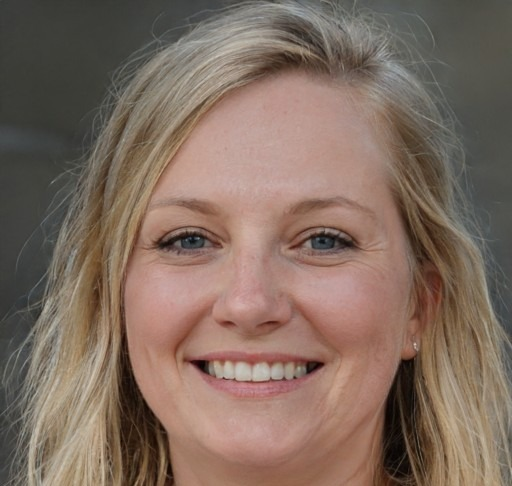
#> input picture backend/data/pool/p04.jpg, 512 x 486 px
$ python -i engine.py   (imports and definitions only)
#> lines starting #> are read from the running program, lines starting #| are printed output that depends on the picture; after the words box and inside, x2 and y2 are one past the last pixel; in counts of white or black regions, pixels touching at a corner belong together
"""Image engine.

REAL mode: calls a Stable-Diffusion-WebUI-compatible API if SD_API_URL is set and reachable.
DEMO mode: selects from a pool of synthetic faces by agreement with the structured profile.
Sketch / age / variations are real OpenCV image processing (approximations, not biological prediction).
"""
import os, json, base64, random, pathlib, urllib.request
import cv2
import numpy as np
import matching

DATA = pathlib.Path(__file__).parent / "data"
POOL = json.loads((DATA / "pool_tags.json").read_text())
#> (reads backend/data/pool_tags.json from the repository)
#> further down, picture is the input picture: shape (486, 512, 3); mean B, G, R 95.5, 107.9, 128.6
SD_URL = os.environ.get("SD_API_URL", "").rstrip("/")
HAIR = {"black": "black", "dark_brown": "black", "brown": "brown", "blond": "blond", "red": "brown", "grey": "grey"}


# [69 lines left out: functions mode, _score, generate, validate, not called in this run]


def _streaks(h, w, angle, length, seed):
    """directional pencil-stroke texture (0..1): noise smeared along one direction"""
    rng = np.random.default_rng(seed)
    n = (rng.random((h, w)) > 0.82).astype(np.float32)
    k = np.zeros((length, length), np.float32)
    c, r = length // 2, length // 2 - 1
    dx, dy = np.cos(np.radians(angle)) * r, -np.sin(np.radians(angle)) * r
    cv2.line(k, (int(c - dx), int(c - dy)), (int(c + dx), int(c + dy)), 1.0, 1, cv2.LINE_AA)
    t = cv2.filter2D(n, -1, k / k.sum())
    return np.clip(t / (t.mean() * 2.2 + 1e-6), 0, 1)


def pencil_sketch(img):
    """hand-drawn style graphite sketch: XDoG contour lines + directional hatching for tone + paper grain"""
    h0, w0 = img.shape[:2]
#> h0 = 486; w0 = 512
    S = 2                                                    # work at 2x for finer strokes
    im = cv2.resize(img, (w0 * S, h0 * S), interpolation=cv2.INTER_CUBIC)
    h, w = im.shape[:2]
#> h = 972; w = 1024
    # subject mask: anything that differs from the plain backdrop; fade the bust out like a drawn vignette
    corners = np.concatenate([im[:30, :30].reshape(-1, 3), im[:30, -30:].reshape(-1, 3)]).astype(np.float32)
#> corners = 1800 rows, first 8: [65, 68, 66], [64, 67, 65], [63, 66, 64], [60, 63, 61], [58, 61, 59], [56, 59, 57], [55, 58, 56], [55, 58, 56]
    dist = np.linalg.norm(im.astype(np.float32) - np.median(corners, axis=0), axis=2)
    mask = cv2.GaussianBlur(np.clip((dist - 14) / 22, 0, 1), (0, 0), 3 * S)
    yy = np.linspace(0, 1, h)[:, None]
#> yy = 972 values from 0 to 1
    mask *= np.clip((0.97 - yy) / 0.2, 0, 1) ** 1.3
    # smooth skin / stubble noise but keep features
    det = im
    for _ in range(3):
        det = cv2.bilateralFilter(det, 9, 40, 7)
    sm = cv2.medianBlur(cv2.medianBlur(det, 4 * S + 3), 2 * S + 1)   # stubble / pores gone (tone only)
    m = (mask > 0.5) & (np.arange(h)[:, None] < int(h * 0.7))   # tonal range from head, not shoulders
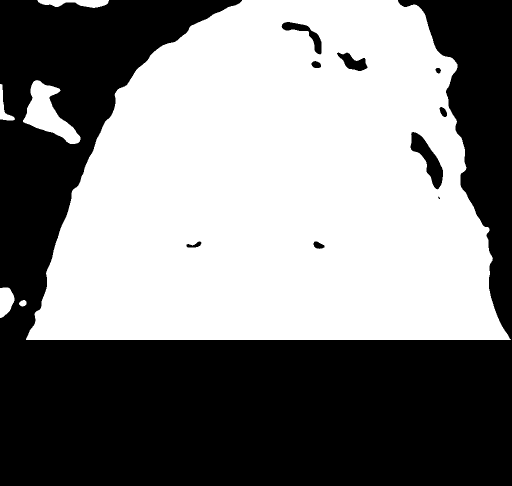
#> m: shape (972, 1024) bool (shown at 1/2 size); 50.8% white; 10 black regions (1 under 20 px), largest, box (x1, y1, x2, y2) and area: (0, 0, 1024, 972) 482889, (821, 264, 886, 379) 2943, (563, 44, 643, 109) 1401

    def norm(x):
        x = cv2.cvtColor(x, cv2.COLOR_BGR2GRAY).astype(np.float32) / 255
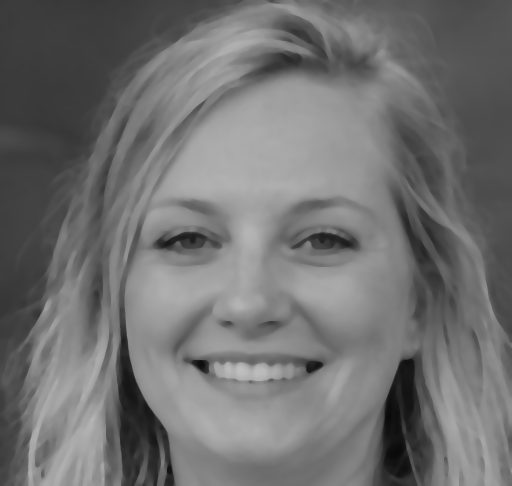
#> x: shape (972, 1024) float32 (shown at 1/2 size); min 0.0392, max 0.753, mean 0.442
        if m.sum() > 100:
            lo, med = np.percentile(x[m], 4), np.percentile(x[m], 55)
#> lo = 0.235; med = 0.514
            x = np.clip(0.74 + (x - med) * (0.6 / max(med - lo, 0.04)), 0.06, 1)
        return cv2.createCLAHE(1.6, (6, 6)).apply((x * 255).astype(np.uint8)).astype(np.float32) / 255
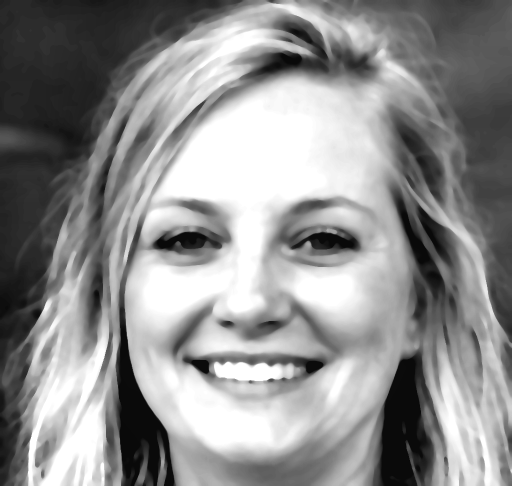
#> returned value: shape (972, 1024) float32 (shown at 1/2 size); min 0.0353, max 1, mean 0.56
    g, gd = norm(sm), norm(det)
    # contours: extended difference of gaussians
    g1 = cv2.GaussianBlur(gd, (0, 0), 0.9 * S); g2 = cv2.GaussianBlur(gd, (0, 0), 1.6 * 0.9 * S)
    d = g1 - 0.985 * g2
    line = np.where(d >= -0.004, 1.0, 1 + np.tanh(180 * (d + 0.004)))
    # drop specks (stubble dots, pores): keep only stroke-sized line pieces
    ink = (line < 0.6).astype(np.uint8)
#> ink: shape (972, 1024); values 0 (black) and 1 (white), 8% white; 487 white regions (134 under 20 px), largest, box (x1, y1, x2, y2) and area: (232, 275, 377, 972) 7211, (761, 677, 897, 966) 3728, (284, 451, 463, 510) 3138
    n, lab, stats, _ = cv2.connectedComponentsWithStats(ink, connectivity=8)
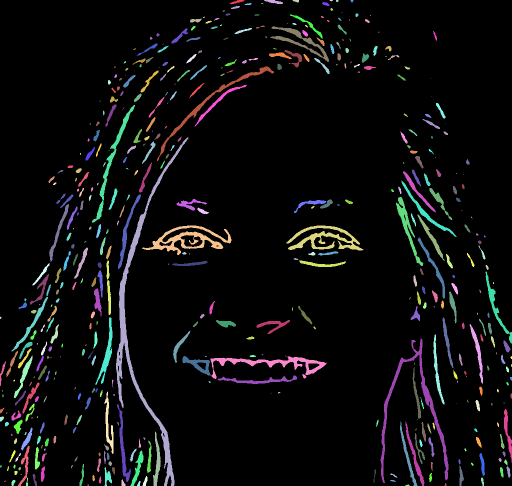
#> lab: shape (972, 1024) int32 (shown at 1/2 size); 488 distinct labels, from 0 to 487; one colour per label, 0 black
#> n = 488; stats = 488 rows, first 6: [0, 0, 1024, 972, 915886], [459, 0, 30, 9, 112], [528, 0, 38, 8, 174], [585, 0, 13, 5, 46], [659, 0, 7, 3, 13], [672, 0, 5, 4, 18]
    small = np.zeros(n, bool); small[1:] = stats[1:, cv2.CC_STAT_AREA] < 30 * S * S
    line = np.where(small[lab] & (ink > 0), 1.0, line)
    # texture areas (stubble, pores) fire edges everywhere: fade lines where edge density is high and tone is mid
    dens = cv2.GaussianBlur(ink.astype(np.float32), (0, 0), 5 * S)
    line = 1 - (1 - line) * (1 - np.clip((dens - 0.16) / 0.12, 0, 1) * 0.85)
    line = cv2.GaussianBlur(line.astype(np.float32), (0, 0), 0.6)
    # tone: darker areas get more (and crossed) strokes
    tone = cv2.GaussianBlur(g, (0, 0), 2.0 * S)
    dark = np.clip((0.95 - tone) / 0.8, 0, 1)
    st1 = _streaks(h, w, 58, 13 * S, 3)
#> in _streaks, `t = cv2.filter2D(n, -1, k / k.sum())`: n: shape (972, 1024) float32; values 0 (black) and 1 (white), 18% white in thin lines or dots
    st2 = _streaks(h, w, -35, 11 * S, 7)
#> in _streaks (call 2), `t = cv2.filter2D(n, -1, k / k.sum())`: n: shape (972, 1024) float32; values 0 (black) and 1 (white), 17.9% white in thin lines or dots
    st3 = _streaks(h, w, 80, 9 * S, 11)
#> call 3 of _streaks, with h = 972, w = 1024, angle = 80, length = 18, seed = 11
#> in _streaks (call 3), `t = cv2.filter2D(n, -1, k / k.sum())`:
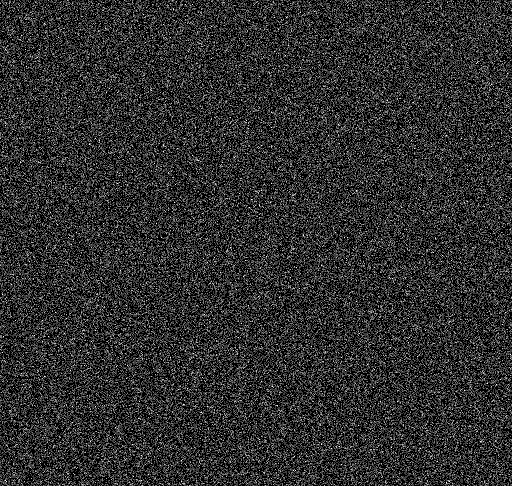
#> n: shape (972, 1024) float32 (shown at 1/2 size); values 0 (black) and 1 (white), 18.1% white in thin lines or dots
    shade = 1 - 0.55 * dark ** 1.1 * (0.35 + 0.65 * st1)
    shade *= 1 - 0.45 * np.clip((dark - 0.35) / 0.65, 0, 1) * (0.3 + 0.7 * st2)
    shade *= 1 - 0.35 * np.clip((dark - 0.65) / 0.35, 0, 1) * (0.3 + 0.7 * st3)
    soft = 1 - 0.22 * dark                                  # smudged graphite under the strokes
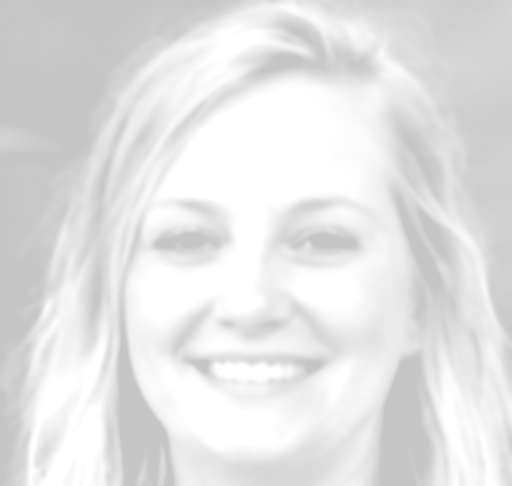
#> soft: shape (972, 1024) float32 (shown at 1/2 size); min 0.78, max 1, mean 0.893
    pencil = np.clip(line * shade * soft, 0, 1)
    pencil = 1 - (1 - pencil) * mask                        # paper outside the subject
    # paper grain (graphite catches on the tooth of the paper)
    rng = np.random.default_rng(1)
    grain = cv2.GaussianBlur(rng.random((h, w)).astype(np.float32), (0, 0), 0.8)
    pencil = 1 - (1 - pencil) * (0.78 + 0.44 * grain)
    fib = cv2.GaussianBlur(rng.random((h // 4 + 1, w // 4 + 1)).astype(np.float32), (0, 0), 2)
    fib = cv2.resize(fib, (w, h))
    pencil = np.clip(pencil * (0.985 + 0.03 * fib), 0, 1)
    out = cv2.resize(pencil, (w0, h0), interpolation=cv2.INTER_AREA)
    paper = np.array([238, 242, 246], np.float32) / 255      # BGR warm paper
    lead = np.array([58, 54, 52], np.float32) / 255          # graphite
    col = paper[None, None] * out[..., None] + lead[None, None] * (1 - out[..., None])
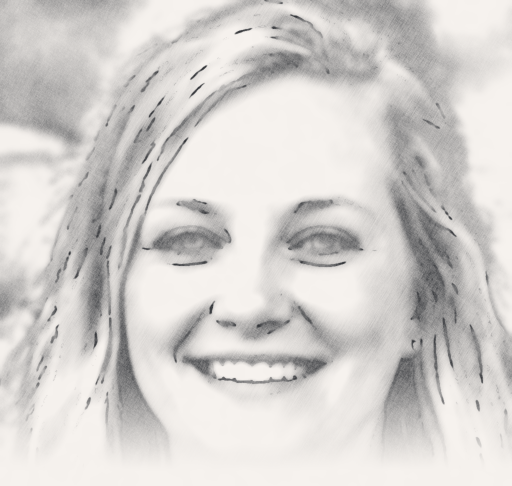
#> col: shape (486, 512, 3) float32; mean of channels 0, 1, 2 0.812, 0.822, 0.834; drawn as B, G, R
    return (col * 255).clip(0, 255).astype(np.uint8)
#> returned value: shape (486, 512, 3)


# [100 lines left out: functions _hair_weight, _hair_mask, age_to, variation, not called in this run]

>>> import cv2
>>> picture = cv2.imread('data/pool/p04.jpg')
>>> result = pencil_sketch(picture)
